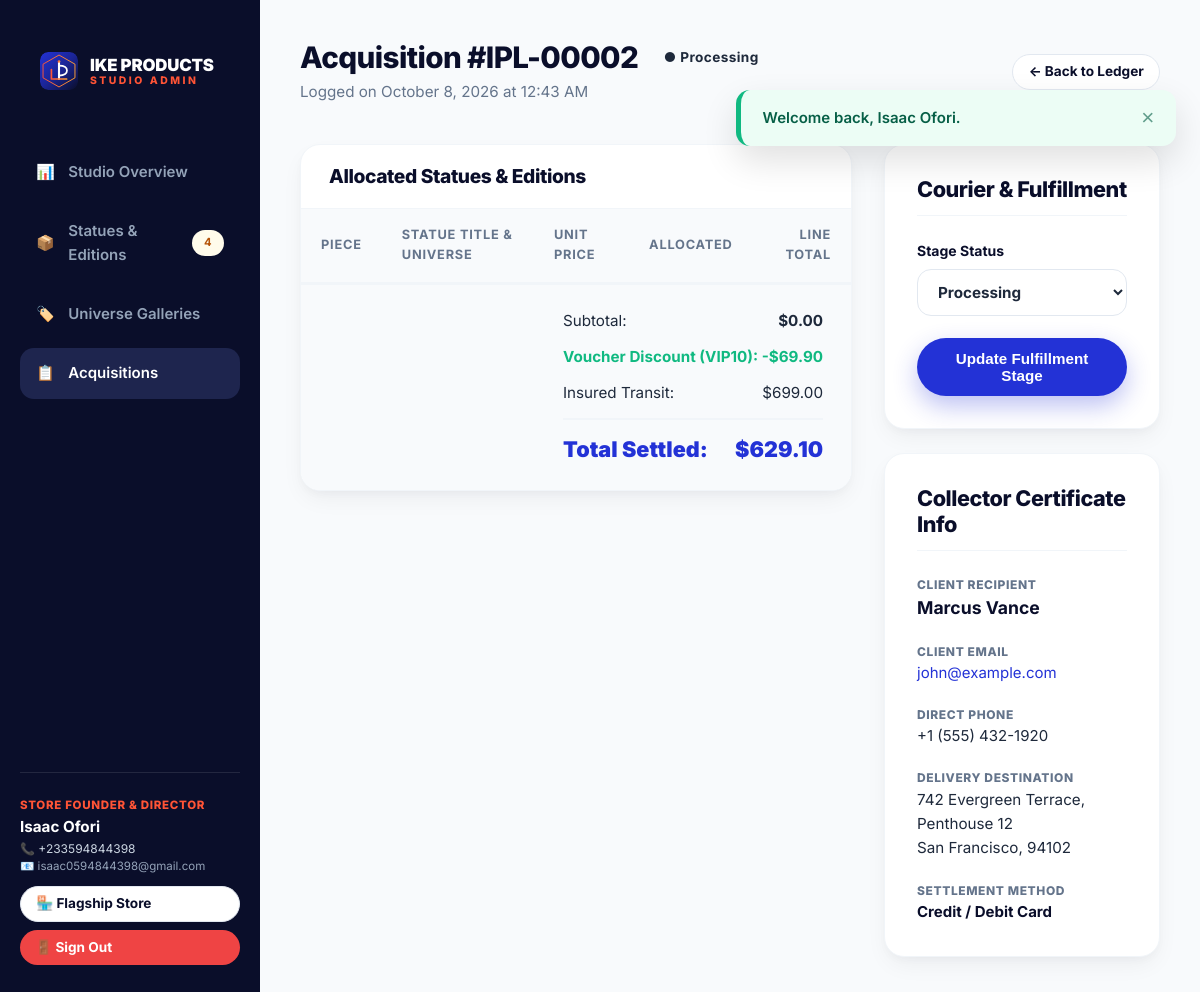
The page /admin/order-details.php?id=2 (signed in) on the database its author committed.
### tables this page shows
CREATE TABLE `orders` (
  `id` INT AUTO_INCREMENT PRIMARY KEY,
  `user_id` INT DEFAULT NULL,
  `total_amount` DECIMAL(10,2) NOT NULL,
  `discount_amount` DECIMAL(10,2) DEFAULT 0.00,
  `coupon_code` VARCHAR(50) DEFAULT NULL,
  `shipping_name` VARCHAR(100) NOT NULL,
  `shipping_email` VARCHAR(150) NOT NULL,
  `shipping_phone` VARCHAR(20) NOT NULL,
  `shipping_address` TEXT NOT NULL,
  `city` VARCHAR(100) NOT NULL,
  `zip_code` VARCHAR(20) NOT NULL,
  `payment_method` VARCHAR(50) NOT NULL DEFAULT 'Credit / Debit Card',
  `status` ENUM('Pending','Processing','Shipped','Delivered','Cancelled') DEFAULT 'Pending',
  `created_at` TIMESTAMP DEFAULT CURRENT_TIMESTAMP,
  FOREIGN KEY (`user_id`) REFERENCES `users`(`id`) ON DELETE SET NULL
);

### config/functions.php (called while the page is built, shortened)
<?php
function sanitize($value) {
    return htmlspecialchars(trim((string)$value), ENT_QUOTES, 'UTF-8');
}
function format_price($amount) {
    return '$' . number_format((float)$amount, 2);
}
function get_status_class($status) {
    $classes = [
        'Pending'    => 'badge-warning',
        'Processing' => 'badge-info',
        'Shipped'    => 'badge-primary',
        'Delivered'  => 'badge-success',
        'Cancelled'  => 'badge-danger',
    ];
    return $classes[$status] ?? 'badge-secondary';
}

### admin/order-details.php (the view, shortened to what this page needs)
<?php
require_once __DIR__ . '/includes/admin_header.php';
$order_id = (int)($_GET['id'] ?? 0);
$stmt = $db->prepare("SELECT * FROM orders WHERE id = ?");
$stmt->execute([$order_id]);
$order = $stmt->fetch();
?>
<div class="admin-topbar">
    <div>
        <div style="display: flex; align-items: center; gap: 0.75rem; margin-bottom: 0.25rem;">
            <h1 style="font-size: 1.85rem; margin: 0;">Acquisition #IPL-<?= str_pad($order['id'], 5, '0', STR_PAD_LEFT) ?></h1>
            <span class="badge <?= get_status_class($order['status']) ?>" style="font-size: 0.85rem; padding: 0.35rem 0.85rem;">
                ● <?= sanitize($order['status']) ?>
            </span>
        </div>
        <p style="color: var(--text-muted); font-size: 0.95rem;">Logged on <?= date('F j, Y \a\t g:i A', strtotime($order['created_at'])) ?></p>
    </div>
    <a href="<?= BASE_URL ?>/admin/orders.php" class="btn btn-secondary btn-pill btn-sm">
        &larr; Back to Ledger
    </a>
</div>
<div style="display: grid; grid-template-columns: 2fr 1fr; gap: 2rem; align-items: start;">
    <div class="card" style="padding: 0; overflow: hidden;">
        <div style="padding: 1.25rem 1.75rem; border-bottom: 1px solid var(--border);">
            <h3 style="font-size: 1.2rem; margin: 0;">Allocated Statues &amp; Editions</h3>
        </div>
        <div class="table-responsive">
            <table class="table">
                <thead>
                    <tr>
                        <th style="width: 70px;">Piece</th>
                        <th>Statue Title &amp; Universe</th>
                        <th>Unit Price</th>
                        <th>Allocated</th>
                        <th style="text-align: right;">Line Total</th>
                    </tr>
                </thead>
                    <?php
                    $calc_subtotal = 0;
                    ?>
            </table>
        </div>
        <div style="padding: 1.5rem 1.75rem; background: #f8fafc; border-top: 1px solid var(--border); display: flex; justify-content: flex-end;">
            <div style="width: 260px;">
                <div style="display: flex; justify-content: space-between; margin-bottom: 0.75rem; font-size: 0.95rem;">
                    <span>Subtotal:</span>
                    <strong><?= format_price($calc_subtotal) ?></strong>
                </div>
                <?php if (!empty($order['discount_amount']) && (float)$order['discount_amount'] > 0): ?>
                    <div style="display: flex; justify-content: space-between; margin-bottom: 0.75rem; font-size: 0.95rem; color: var(--success); font-weight: 700;">
                        <span>Voucher Discount (<?= sanitize($order['coupon_code'] ?? 'PROMO') ?>):</span>
                        <span>-<?= format_price($order['discount_amount']) ?></span>
                    </div>
                <?php endif; ?>
                <div style="display: flex; justify-content: space-between; margin-bottom: 0.75rem; font-size: 0.95rem;">
                    <span>Insured Transit:</span>
                    <span><?= ($order['total_amount'] - ($calc_subtotal - (float)($order['discount_amount'] ?? 0))) <= 0.01 ? '<strong style="color: var(--success);">COMPLIMENTARY</strong>' : format_price($order['total_amount'] - ($calc_subtotal - (float)($order['discount_amount'] ?? 0))) ?></span>
                </div>
                <div style="display: flex; justify-content: space-between; padding-top: 0.75rem; border-top: 2px solid var(--border); font-size: 1.35rem; font-weight: 900; color: var(--primary);">
                    <span>Total Settled:</span>
                    <span><?= format_price($order['total_amount']) ?></span>
                </div>
            </div>
        </div>
    </div>
    <div style="display: flex; flex-direction: column; gap: 1.5rem;">
        <div class="card">
            <h3 class="card-title">Courier &amp; Fulfillment</h3>
            <form method="POST" action="<?= BASE_URL ?>/admin/order-details.php?id=<?= $order['id'] ?>">
                <div class="form-group">
                    <label class="form-label" for="status">Stage Status</label>
                    <select name="status" id="status" class="form-control" style="font-weight: 700;">
                        <?php
                        $status_options = ['Pending', 'Processing', 'Shipped', 'Delivered', 'Cancelled'];
                        foreach ($status_options as $opt):
                        ?>
                            <option value="<?= $opt ?>" <?= $order['status'] === $opt ? 'selected' : '' ?>>
                                <?= $opt ?>
                            </option>
                        <?php endforeach; ?>
                    </select>
                </div>
                <button type="submit" class="btn btn-primary btn-pill btn-block">
                    Update Fulfillment Stage
                </button>
            </form>
        </div>
        <div class="card">
            <h3 class="card-title">Collector Certificate Info</h3>
            <div style="margin-bottom: 1.25rem;">
                <span style="font-size: 0.75rem; text-transform: uppercase; color: var(--text-muted); font-weight: 800; display: block; letter-spacing: 0.05em;">Client Recipient</span>
                <strong style="font-size: 1.1rem; color: var(--dark);"><?= sanitize($order['shipping_name']) ?></strong>
            </div>
            <div style="margin-bottom: 1.25rem;">
                <span style="font-size: 0.75rem; text-transform: uppercase; color: var(--text-muted); font-weight: 800; display: block; letter-spacing: 0.05em;">Client Email</span>
                <a href="mailto:<?= sanitize($order['shipping_email']) ?>"><?= sanitize($order['shipping_email']) ?></a>
            </div>
            <div style="margin-bottom: 1.25rem;">
                <span style="font-size: 0.75rem; text-transform: uppercase; color: var(--text-muted); font-weight: 800; display: block; letter-spacing: 0.05em;">Direct Phone</span>
                <span><?= sanitize($order['shipping_phone']) ?></span>
            </div>
            <div style="margin-bottom: 1.25rem;">
                <span style="font-size: 0.75rem; text-transform: uppercase; color: var(--text-muted); font-weight: 800; display: block; letter-spacing: 0.05em;">Delivery Destination</span>
                <p style="font-size: 0.95rem; line-height: 1.6; margin: 0; color: var(--text);">
                    <?= nl2br(sanitize($order['shipping_address'])) ?><br>
                    <?= sanitize($order['city']) ?>, <?= sanitize($order['zip_code']) ?>
                </p>
            </div>
            <div>
                <span style="font-size: 0.75rem; text-transform: uppercase; color: var(--text-muted); font-weight: 800; display: block; letter-spacing: 0.05em;">Settlement Method</span>
                <strong style="color: var(--dark);"><?= sanitize($order['payment_method']) ?></strong>
            </div>
        </div>
    </div>
</div>
<?php require_once __DIR__ . '/includes/admin_footer.php'; ?>

### assets/css/style.css (style rules this page uses)
:root { --primary: #2332D6; --primary-hover: #1b26b3; --primary-light: #eef2ff; --accent: #FF5436; --accent-hover: #e84326; --accent-light: #fff1ee; --dark: #0A0E2A; --dark-surface: #12183a; --text: #1e293b; --text-muted: #64748b; --text-subtle: #94a3b8; --border: #f1f5f9; --border-dark: #e2e8f0; --bg: #f8fafc; --surface: #ffffff; --success: #10b981; --success-bg: #ecfdf5; --warning: #f59e0b; --warning-bg: #fffbeb; --danger: #ef4444; --danger-bg: #fef2f2; --info: #0284c7; --radius-sm: 8px; --radius-md: 14px; --radius-lg: 20px; --radius-xl: 28px; --radius-pill: 9999px; --shadow-sm: 0 2px 4px rgba(0, 0, 0, 0.04); --shadow-card: 0 10px 25px -4px rgba(10, 14, 42, 0.06), 0 4px 10px -2px rgba(10, 14, 42, 0.03); --shadow-hover: 0 20px 35px -5px rgba(35, 50, 214, 0.12), 0 8px 15px -3px rgba(0, 0, 0, 0.06); --shadow-accent: 0 10px 25px rgba(255, 84, 54, 0.35); --shadow-blue: 0 10px 25px rgba(35, 50, 214, 0.3); --font: 'Inter', -apple-system, BlinkMacSystemFont, 'Segoe UI', Roboto, sans-serif; --transition: all 0.25s cubic-bezier(0.16, 1, 0.3, 1); }
*, *::before, *::after { box-sizing: border-box; margin: 0; padding: 0; }
body { font-family: var(--font); font-size: 15px; line-height: 1.6; color: var(--text); background-color: var(--bg); min-height: 100vh; display: flex; flex-direction: column; overflow-x: hidden; }
a { color: var(--primary); text-decoration: none; transition: var(--transition); }
h1, h2, h3, h4, h5, h6 { color: var(--dark); font-weight: 800; line-height: 1.2; letter-spacing: -0.02em; }
.btn { display: inline-flex; align-items: center; justify-content: center; gap: 0.5rem; padding: 0.75rem 1.6rem; font-size: 0.95rem; font-weight: 700; border-radius: var(--radius-md); border: none; cursor: pointer; transition: var(--transition); text-align: center; text-decoration: none; }
.btn-pill { border-radius: var(--radius-pill); }
.btn-primary { background-color: var(--primary); color: white !important; box-shadow: var(--shadow-blue); }
.btn-secondary { background-color: #ffffff; color: var(--dark) !important; border: 1px solid var(--border-dark); }
.btn-sm { padding: 0.4rem 0.95rem; font-size: 0.85rem; border-radius: var(--radius-pill); }
.btn-block { display: flex; width: 100%; }
.badge { display: inline-flex; align-items: center; gap: 0.35rem; padding: 0.25rem 0.75rem; font-size: 0.75rem; font-weight: 700; border-radius: var(--radius-pill); letter-spacing: 0.03em; }
.card { background: var(--surface); border: 1px solid var(--border); border-radius: var(--radius-lg); padding: 2rem; box-shadow: var(--shadow-card); }
.card-title { font-size: 1.35rem; margin-bottom: 1.5rem; padding-bottom: 0.75rem; border-bottom: 1px solid var(--border); display: flex; align-items: center; gap: 0.5rem; }
.table-responsive { width: 100%; overflow-x: auto; -webkit-overflow-scrolling: touch; }
.table { width: 100%; border-collapse: collapse; text-align: left; }
.table th { background: #f8fafc; color: var(--text-muted); font-size: 0.8rem; text-transform: uppercase; letter-spacing: 0.06em; padding: 1rem 1.25rem; border-bottom: 2px solid var(--border); }
.form-group { margin-bottom: 1.35rem; }
.form-label { display: block; font-size: 0.875rem; font-weight: 700; color: var(--dark); margin-bottom: 0.45rem; }
.form-control { width: 100%; padding: 0.75rem 1rem; font-size: 0.95rem; font-family: inherit; color: var(--text); background-color: var(--surface); border: 1.5px solid var(--border-dark); border-radius: var(--radius-md); transition: var(--transition); }
.admin-topbar { display: flex; align-items: center; justify-content: space-between; margin-bottom: 2.5rem; flex-wrap: wrap; gap: 1rem; }

### rows shown on the page
orders: id "00002", status "Processing", created_at "October 8, 2026 at 12:43 AM", coupon_code "VIP10", discount_amount "$69.90", total_amount+discount_amount "$699.00", total_amount "$629.10", shipping_name "Marcus Vance", shipping_email "john@example.com", shipping_phone "+1 (555) 432-1920", shipping_address "742 Evergreen Terrace, Penthouse 12", city "San Francisco", zip_code "94102", payment_method "Credit / Debit Card"

### other values the page prints
$low_stock_count "4"
$_SESSION['user_name'] "Isaac Ofori"
format_price($calc_subtotal) "$0.00"
$flash['message'] "Welcome back, Isaac Ofori."
